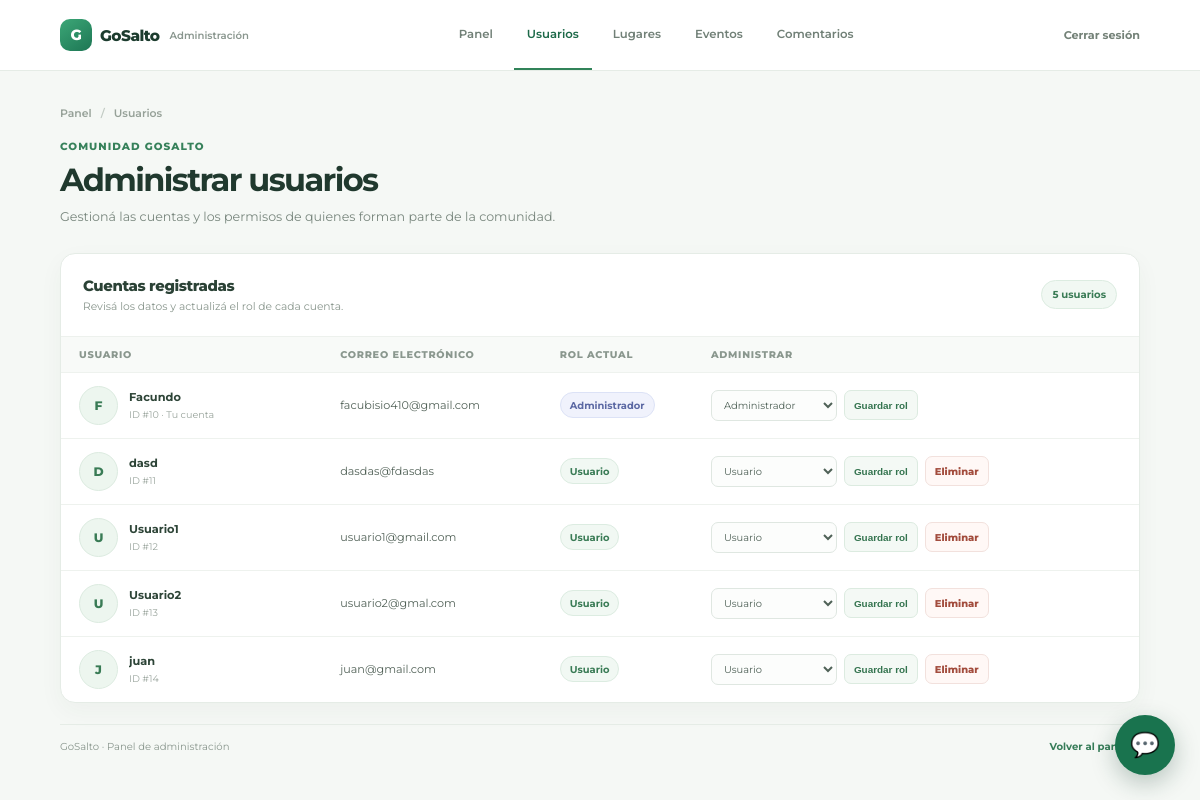
/pages/admin/usuarios.php (signed in), run on the app's committed database.
### tables this page shows
CREATE TABLE `usuario` (
  `ID_USUARIO` int(11) NOT NULL,
  `ID_ROL` int(11) NOT NULL,
  `NOMBRE` varchar(100) NOT NULL,
  `CONTRASENA` varchar(255) NOT NULL,
  `CORREO` varchar(150) NOT NULL
);

CREATE TABLE `rol` (
  `ID_ROL` int(11) NOT NULL,
  `NOMBRE` varchar(50) NOT NULL
);

### pages/admin/usuarios.php (the view, shortened to what this page needs)
<?php
require_once("../../conexion.php");
$sql = "SELECT usuario.id_usuario,
               usuario.id_rol,
               usuario.nombre,
               usuario.correo,
               rol.nombre AS rol
        FROM usuario
        INNER JOIN rol
        ON usuario.id_rol = rol.id_rol
        ORDER BY usuario.id_usuario";
$resultado = $conexion->query($sql);
$cantidadUsuarios = (int) $resultado->num_rows;
$idAdministradorActual = (int) $_SESSION["id_usuario"];
?>
<!DOCTYPE html>
<html lang="es">
<head>
    <link rel="stylesheet" href="../../assets/css/admin-panel.css?v=2">
    <link rel="stylesheet" href="../../assets/css/admin-crud.css?v=3">
</head>
<body>
<div class="admin-crud">
    <header class="admin-crud-nav">
        <a class="admin-crud-marca" href="../../index.php"><span>G</span> GoSalto <small>Administración</small></a>
        <nav aria-label="Administración">
            <a href="panel.php">Panel</a>
            <a href="usuarios.php" aria-current="page">Usuarios</a>
            <a href="lugares.php">Lugares</a>
            <a href="eventos.php">Eventos</a>
            <a href="comentarios.php">Comentarios</a>
        </nav>
        <a class="admin-crud-salir" href="../logout.php">Cerrar sesión</a>
    </header>
    <main class="admin-crud-contenido">
        <div class="admin-crud-migas"><a href="panel.php">Panel</a><span>/</span><span>Usuarios</span></div>
        <section class="admin-crud-encabezado">
            <div>
                <p class="admin-crud-etiqueta">Comunidad GoSalto</p>
                <h1>Administrar usuarios</h1>
                <p>Gestioná las cuentas y los permisos de quienes forman parte de la comunidad.</p>
            </div>
        </section>
        <section class="admin-crud-tabla-card" aria-labelledby="titulo-listado">
            <div class="admin-crud-tabla-encabezado">
                <div>
                    <h2 id="titulo-listado">Cuentas registradas</h2>
                    <p>Revisá los datos y actualizá el rol de cada cuenta.</p>
                </div>
                <span class="admin-crud-total"><?= number_format($cantidadUsuarios, 0, ",", ".") ?> usuarios</span>
            </div>
            <div class="admin-crud-tabla-scroll">
                <table class="admin-crud-tabla admin-crud-tabla--usuarios">
                    <thead>
                        <tr>
                            <th scope="col">Usuario</th>
                            <th scope="col">Correo electrónico</th>
                            <th scope="col">Rol actual</th>
                            <th scope="col">Administrar</th>
                        </tr>
                    </thead>
                    <tbody>
                        <?php if ($cantidadUsuarios === 0): ?>
                            <tr><td class="admin-crud-vacio" colspan="4">Todavía no hay usuarios registrados.</td></tr>
                        <?php else: ?>
                            <?php while ($fila = $resultado->fetch_assoc()): ?>
                                <?php
                                $idUsuario = (int) $fila["id_usuario"];
                                $esUsuarioActual = $idUsuario === $idAdministradorActual;
                                $claseRol = "usuario";
                                if ((int) $fila["id_rol"] === 1) {
                                    $claseRol = "administrador";
                                } elseif ((int) $fila["id_rol"] === 2) {
                                    $claseRol = "organizador";
                                }
                                ?>
                                <tr>
                                    <td>
                                        <div class="admin-crud-cuenta">
                                            <span class="admin-crud-avatar" aria-hidden="true"><?= htmlspecialchars(mb_strtoupper(mb_substr($fila["nombre"], 0, 1, "UTF-8"), "UTF-8"), ENT_QUOTES, "UTF-8") ?></span>
                                            <span><strong><?= htmlspecialchars($fila["nombre"], ENT_QUOTES, "UTF-8") ?></strong><small>ID #<?= $idUsuario ?><?= $esUsuarioActual ? " · Tu cuenta" : "" ?></small></span>
                                        </div>
                                    </td>
                                    <td class="admin-crud-correo"><?= htmlspecialchars($fila["correo"], ENT_QUOTES, "UTF-8") ?></td>
                                    <td><span class="admin-crud-rol <?= $claseRol ?>"><?= htmlspecialchars($fila["rol"], ENT_QUOTES, "UTF-8") ?></span></td>
                                    <td>
                                        <div class="admin-crud-acciones admin-crud-acciones--usuario">
                                            <form class="admin-crud-rol-form" action="cambiar_rol.php" method="POST">
                                                <select id="rol-<?= $idUsuario ?>" name="id_rol" aria-label="Rol para <?= htmlspecialchars($fila["nombre"], ENT_QUOTES, "UTF-8") ?>">
                                                    <option value="1" <?= (int) $fila["id_rol"] === 1 ? "selected" : "" ?>>Administrador</option>
                                                    <option value="3" <?= (int) $fila["id_rol"] === 3 ? "selected" : "" ?>>Usuario</option>
                                                </select>
                                                <button class="admin-crud-accion editar" type="submit">Guardar rol</button>
                                            </form>
                                            <?php if (!$esUsuarioActual): ?>
                                                <a class="admin-crud-accion eliminar" href="eliminar_usuario.php?id=<?= $idUsuario ?>" onclick="return confirm('¿Seguro que quieres eliminar a <?= htmlspecialchars($fila["nombre"], ENT_QUOTES, "UTF-8") ?>?')">Eliminar</a>
                                            <?php endif; ?>
                                        </div>
                                    </td>
                                </tr>
                            <?php endwhile; ?>
                        <?php endif; ?>
                    </tbody>
                </table>
            </div>
        </section>
        <footer class="admin-crud-pie"><span>GoSalto <span aria-hidden="true">·</span> Panel de administración</span><a href="panel.php">Volver al panel <span aria-hidden="true">→</span></a></footer>
    </main>
</div>
<?php include("../../includes/chat-widget.php"); ?>
</body>
</html>

### assets/css/admin-panel.css (style rules this page uses)
:root { color-scheme: light; --panel-ink: #20392e; --panel-muted: #75847b; --panel-green: #1c7652; --panel-border: #e6ece7; --panel-surface: #ffffff; --panel-background: #f5f8f5; }
* { box-sizing: border-box; }
body { min-width: 320px; min-height: 100vh; margin: 0; background: var(--panel-background); color: var(--panel-ink); font-family: "Montserrat", sans-serif; -webkit-font-smoothing: antialiased; }
a { color: inherit; text-decoration: none; }

### data on the page
usuario: NOMBRE "F", NOMBRE "Facundo", ID_USUARIO "10", shows "· Tu cuenta", CORREO "facubisio410@gmail.com", ID_ROL.NOMBRE "Administrador", id_rol "Administrador"
usuario: NOMBRE "D", NOMBRE "dasd", ID_USUARIO "11", CORREO "dasdas@fdasdas", ID_ROL.NOMBRE "Usuario", id_rol "Usuario"
usuario: NOMBRE "U", NOMBRE "Usuario1", ID_USUARIO "12", CORREO "usuario1@gmail.com", ID_ROL.NOMBRE "Usuario", id_rol "Usuario"
usuario: NOMBRE "U", NOMBRE "Usuario2", ID_USUARIO "13", CORREO "usuario2@gmal.com", ID_ROL.NOMBRE "Usuario", id_rol "Usuario"
usuario: NOMBRE "J", NOMBRE "juan", ID_USUARIO "14", CORREO "juan@gmail.com", ID_ROL.NOMBRE "Usuario", id_rol "Usuario"

### other printed values
$cantidadUsuarios "5"
